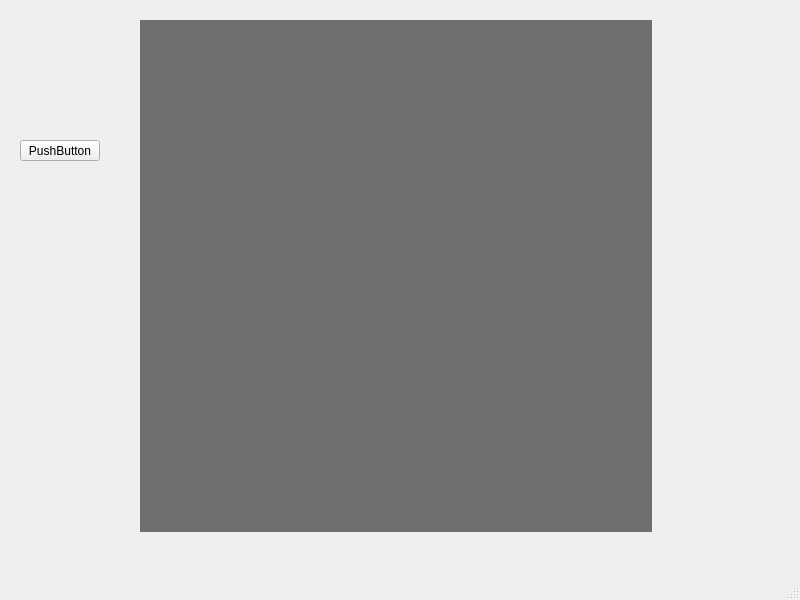
<?xml version="1.0" encoding="UTF-8"?>
<ui version="4.0">
 <class>HW4</class>
 <widget class="QMainWindow" name="HW4">
  <property name="geometry">
   <rect>
    <x>0</x>
    <y>0</y>
    <width>800</width>
    <height>600</height>
   </rect>
  </property>
  <property name="windowTitle">
   <string>HW4</string>
  </property>
  <widget class="QWidget" name="centralwidget">
   <widget class="QLabel" name="lbl">
    <property name="geometry">
     <rect>
      <x>140</x>
      <y>20</y>
      <width>512</width>
      <height>512</height>
     </rect>
    </property>
    <property name="styleSheet">
     <string notr="true">background-color: rgb(111, 111, 111);</string>
    </property>
    <property name="text">
     <string/>
    </property>
   </widget>
   <widget class="QPushButton" name="btnOpen">
    <property name="geometry">
     <rect>
      <x>20</x>
      <y>140</y>
      <width>80</width>
      <height>21</height>
     </rect>
    </property>
    <property name="text">
     <string>PushButton</string>
    </property>
   </widget>
  </widget>
  <widget class="QMenuBar" name="menubar">
   <property name="geometry">
    <rect>
     <x>0</x>
     <y>0</y>
     <width>800</width>
     <height>25</height>
    </rect>
   </property>
  </widget>
  <widget class="QStatusBar" name="statusbar"/>
 </widget>
 <resources/>
 <connections/>
</ui>
